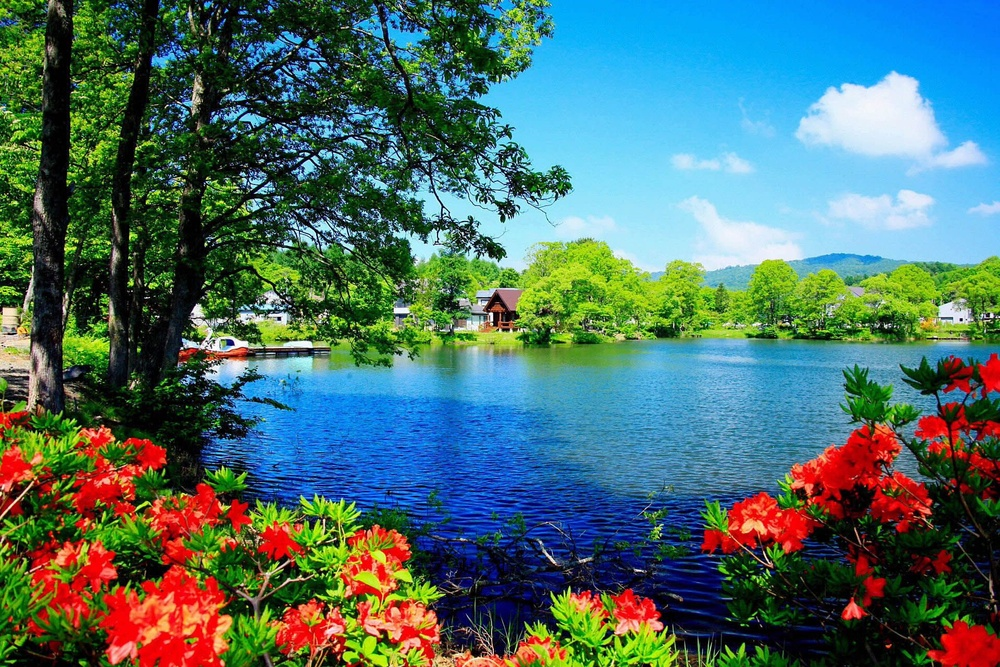
#> input picture abc_new.jpg, 1000 x 667 px, shrunk from 1920 x 1280 before the run
$ jupyter execute --allow-errors color_identification.ipynb   (shell and % lines are left out)
#> lines starting #> are read from the running program, lines starting #| are printed output that depends on the picture
# **Task-2:Color Identification in Images **

*GRIP : The Sparks Foundation *

**Author -Ishan Ayus**

[cell 1]
from sklearn.cluster import KMeans
import matplotlib.pyplot as plt
import numpy as np
import cv2
from collections import Counter

[cell 2]
from google.colab import drive
#> (the rest of this cell did not finish here and is left out)

[cell 3]
cd drive/MyDrive/GRIP/

[cell 4]
img = cv2.imread('abc_new.jpg')
#> img is the input picture: shape (667, 1000, 3); mean B, G, R 105.9, 110.1, 76.6
plt.imshow(img)

[cell 5]
np.shape(img)
#> Out = (667, 1000, 3)

[cell 6]
img.dtype

[cell 7]
#converting an image from one color space to another
image = cv2.cvtColor(img, cv2.COLOR_BGR2RGB)
plt.imshow(image)

[cell 8]
def RGB2HEX(color):
    return "#{:02x} {:02x}{:02x}".format(int(color[0]), int(color[1]),int(color[2]))

[cell 9]
#reshape to flattened array
img = image.reshape((image.shape[0] * image.shape[1], 3))

[cell 10]
#no. of dominant colors
n_clusters = 8

** KMeans Algorithm **

[cell 11]
clus = KMeans(n_clusters)
clus.fit(img)

[cell 12]
colors = clus.cluster_centers_
colors

[cell 13]
labels = clus.labels_
labels
# count of pixels
counts = Counter(labels)
counts

[cell 14]
#sorts the counts
sorts = sorted(counts.items())
sorts

[cell 15]
#creates dictionary
counts = dict(sorts)
counts

[cell 16]
order_color=[colors[i] for i in counts.keys()]
hex_color=[RGB2HEX(order_color[i]) for i in counts.keys()]

[cell 17]
#piechart for dominating colors

fig = plt.figure(figsize = (12, 6))
plt.pie(counts.values(), labels = hex_color, colors = np.array(colors/255))
plt.show()
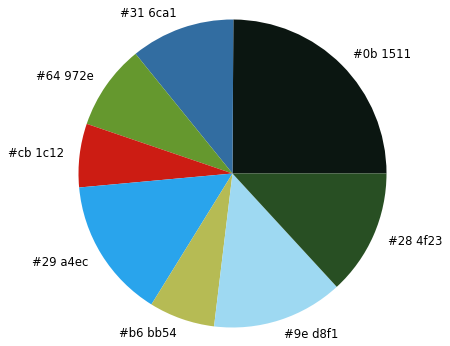
#> figure drawn by matplotlib, 1 panel
